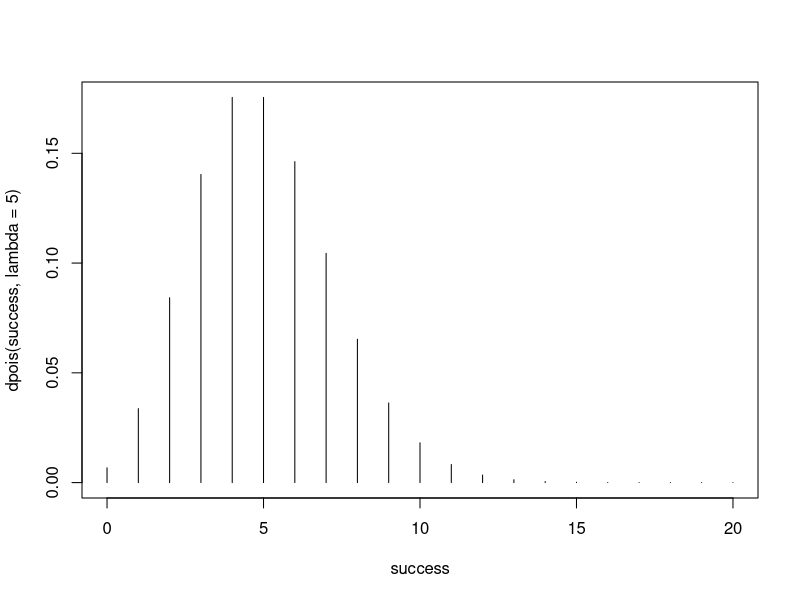
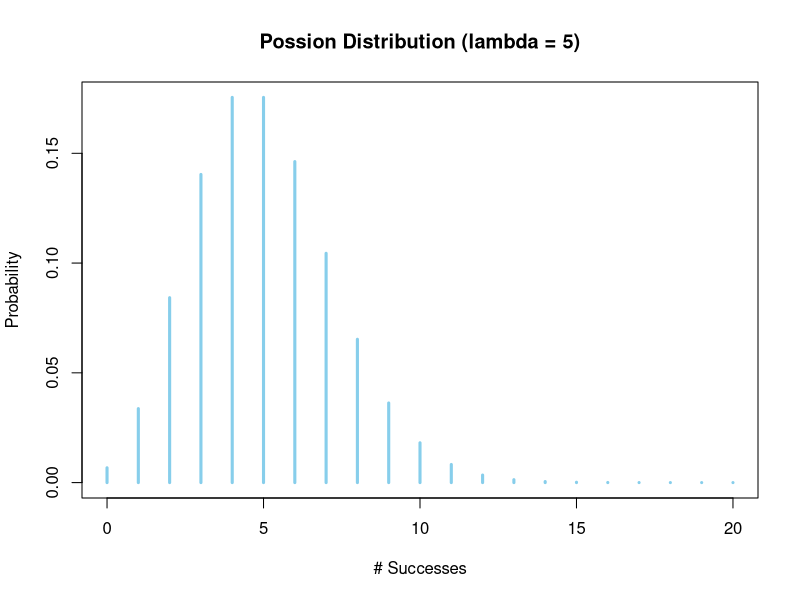

Here is the R script that generated these plots, in order:
# define range of "success"
success <- 0:20

# create plot of probability mass function
plot(success, dpois(success, lambda = 5), type = "h")

# modifying plot
success <- 0:20

plot(success, dpois(success, lambda = 5), 
     type = "h",
     main = "Possion Distribution (lambda = 5)",
     xlab = "# Successes",
     ylab = "Probability",
     lwd=3,
     col="skyblue")


# prevent R from displaying numbers in scientific notation
options(scipen = 999)

# define range of successes
success <- 0:20

# display probability of success for each number of trials
dpois(success, lambda = 5)
